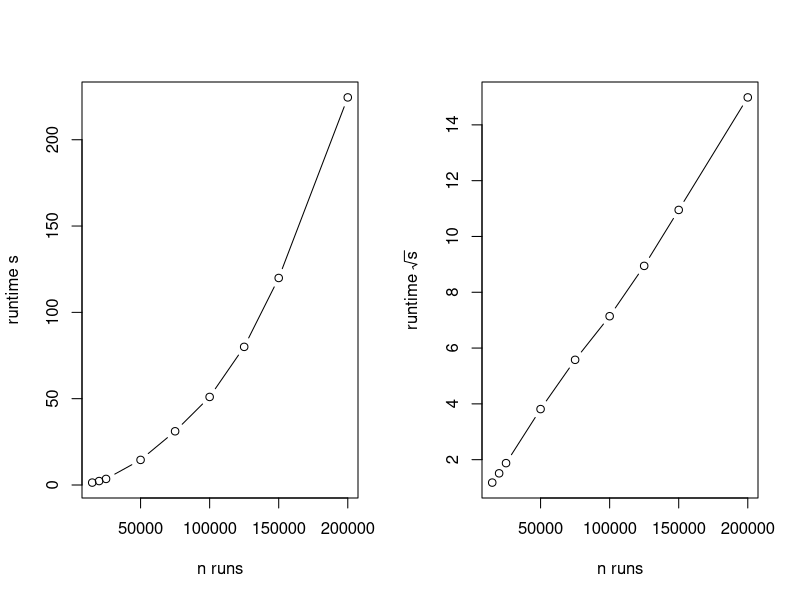
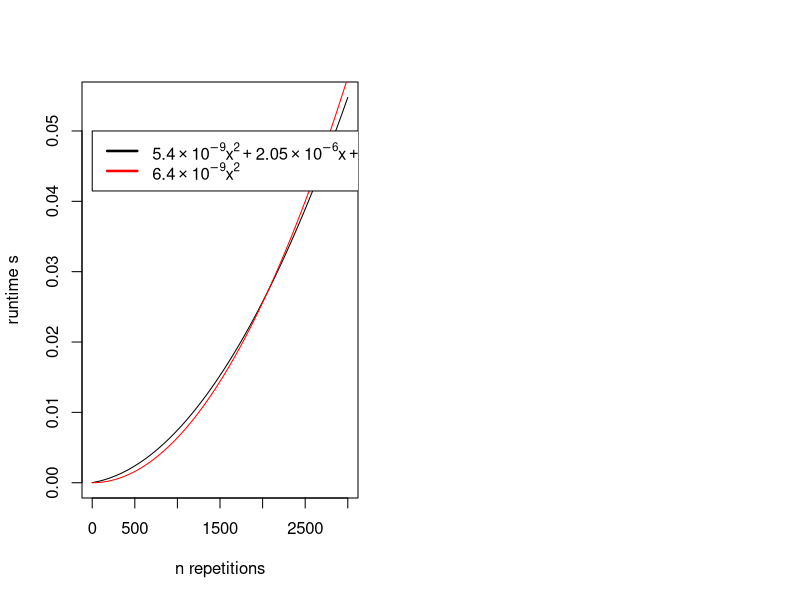

R code for these plots, in order:
# load experimental data
setwd('~/github/timecomplex/')
rawData<-read.table(file='test.txt', sep='\t', dec='.')

# truncate data for measurments below one second
rawData<-rawData[which(rawData[,1]>10000),]

# assemble and attach data.frame
rawData<-data.frame(nTimes = rawData[,1], runTime = rawData[,2])
attach(rawData)

# aggregate data
results<-aggregate(runTime ~ nTimes, FUN = mean)

par(mfcol=c(1,2))

plot(results[,1], results[,2], type = 'b', ylab = 'runtime s', xlab='n runs')

# transforming the data
plot(results[,1], sqrt(results[,2]), type = 'b', ylab = expression(paste('runtime ', sqrt(s))), xlab = 'n runs' )

summary(lm(sqrt(runTime) ~ nTimes, results))

curve(5.4e-9*x^2 + 2.05e-6*x + 0.2e-4, xlim=c(0,3000), ylab="runtime s", xlab="n repetitions")
curve(6.4e-9*x^2, add=TRUE, col='red')

legend(0, 0.05, c(expression(y = 5.4%*%10^-9*x^2+2.05%*%10^-6*x+0.2%*%10^-4), 
                  expression(y = 6.4%*%10^-9*x^2)), lty=c(1,1), lwd=c(2.5,2.5),col=c('black','red'))
